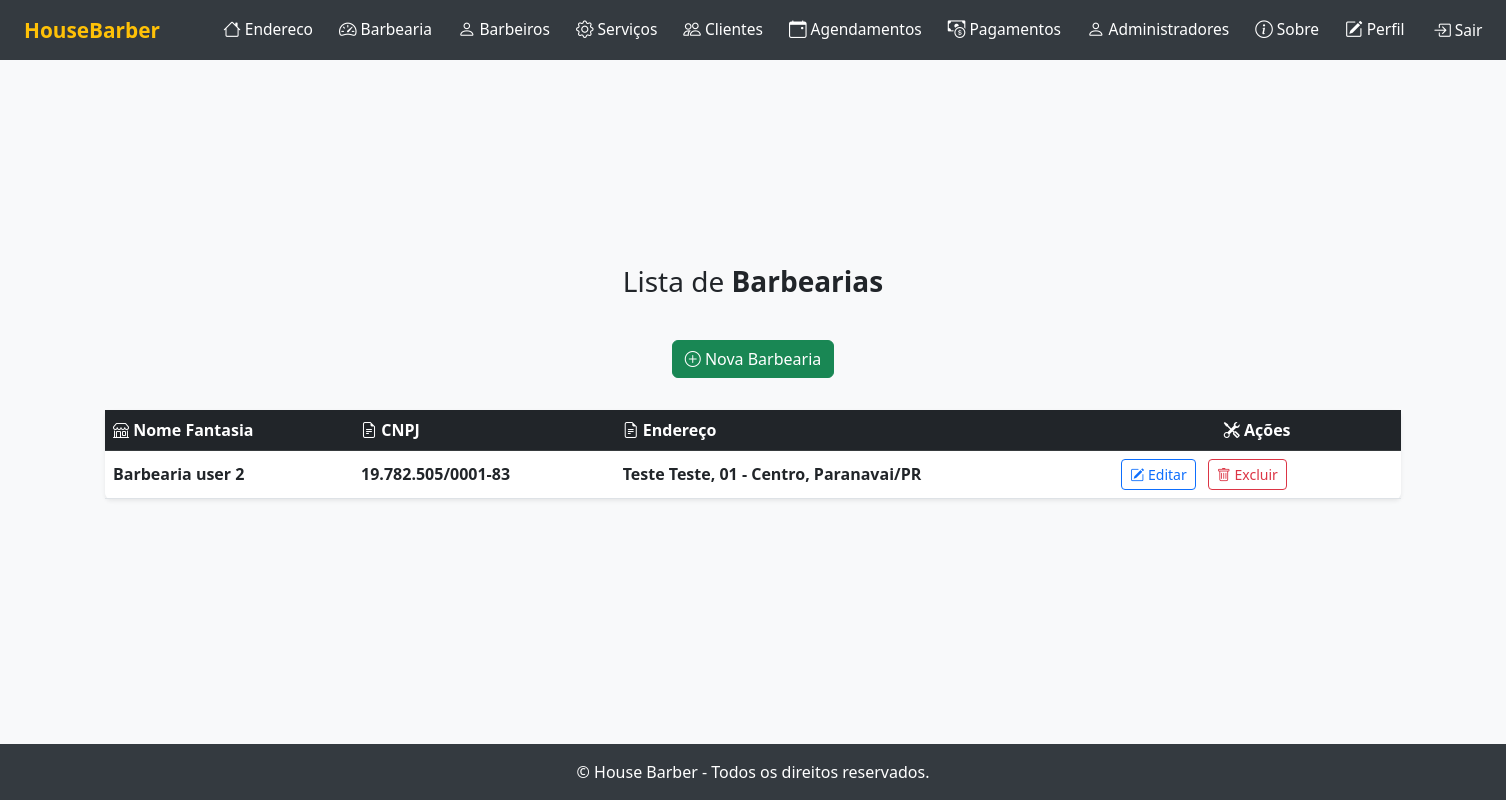
The page /listar/barbearias/ (signed in) on the database as committed earlier.
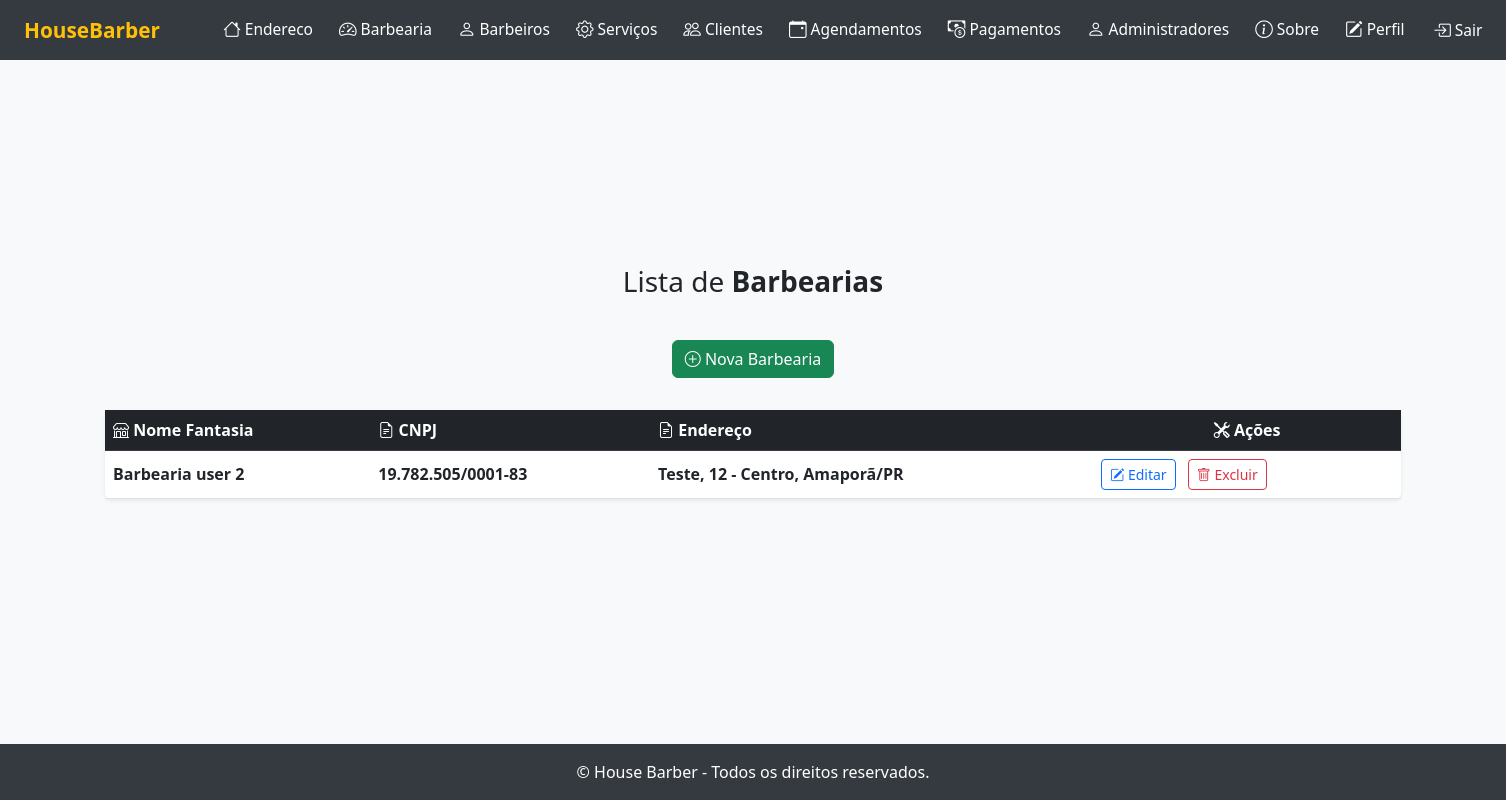
The same page on the database as committed later.
### cadastros/models.py (models this page shows, shortened)
class Barbearia(models.Model):
    nome_fantasia = models.CharField(max_length=255, help_text="Nome fantasia da barbearia")
    razao_social = models.CharField(max_length=255, help_text="Razão social da barbearia")
    cnpj = models.CharField(max_length=18, help_text="CNPJ da barbearia")
    telefone = models.CharField(max_length=20, help_text="Telefone de contato da barbearia")
    email = models.EmailField(help_text="E-mail da barbearia")
    endereco = models.OneToOneField(Endereco, on_delete=models.CASCADE, related_name='barbearia', help_text="Endereço da barbearia")
    usuario = models.ForeignKey(User, on_delete=models.CASCADE, related_name='usuario_barbearia', help_text="Usuário responsável pela barbearia")

class Endereco(models.Model):
    rua = models.CharField(max_length=255, help_text="Nome da rua do endereço")
    numero = models.CharField(max_length=20, help_text="Número do endereço")
    complemento = models.CharField(max_length=255, blank=True, null=True, help_text="Complemento do endereço (opcional)")
    bairro = models.CharField(max_length=100, help_text="Bairro do endereço")
    cidade = models.CharField(max_length=100, help_text="Cidade do endereço")
    estado = models.CharField(max_length=2, help_text="UF do estado (ex: SP, RJ)")
    cep = models.CharField(max_length=10, help_text="CEP do endereço")
    usuario = models.ForeignKey(User, on_delete=models.CASCADE, related_name='usuario_endereco', help_text="Usuário responsável pelo endereço")
    def __str__(self):
        return f"{self.rua}, {self.numero} - {self.bairro}, {self.cidade}/{self.estado}"

### cadastros/views.py (the view)
# urls.py: path('listar/barbearias/', BarbeariaListView.as_view(), name='barbearia-lista' ),
class BarbeariaListView(LoginRequiredMixin, ListView):
    login_url = reverse_lazy('login')
    model = Barbearia
    template_name = 'listas/barbearia.html'
    context_object_name = 'barbearias'
    def get_queryset(self):
        return Barbearia.objects.filter(usuario=self.request.user)

### cadastros/templates/listas/barbearia.html (shortened to what this page needs)
{% extends "paginas/modelo.html" %}
{% block conteudo %}
<h3>
    Lista de <b>Barbearias</b>
</h3>
<div class="d-flex justify-content-center mb-3">
    <a class="btn btn-success mb-3" href="{% url 'cadastrar-barbearia' %}">
        <i class="bi bi-plus-circle"></i> Nova Barbearia
    </a>
</div>
<table id="table-lista" class="table table-hover align-middle shadow-sm rounded bg-white">
    <thead class="table-dark">
        <tr>
            <th scope="col"><i class="bi bi-shop"></i> Nome Fantasia</th>
            <th scope="col"><i class="bi bi-file-earmark-text"></i> CNPJ</th>
            <th scope="col"><i class="bi bi-file-earmark-text"></i> Endereço</th>
            <th scope="col" class="text-center"><i class="bi bi-tools"></i> Ações</th>
        </tr>
    </thead>
    <tbody>
        {% for object in object_list %}
            <tr>
                <td class="fw-semibold">{{ object.nome_fantasia }}</td>
                <td class="fw-semibold">{{ object.cnpj }}</td>
                <td class="fw-semibold">{{ object.endereco }}</td>
                <td>
                    <a class="btn btn-outline-primary btn-sm me-2" href="{% url 'editar-barbearia' object.pk  %}">
                        <i class="bi bi-pencil-square"></i> Editar
                    </a>
                    <a class="btn btn-outline-danger btn-sm" href="{% url 'excluir-barbearia' object.pk  %}">
                        <i class="bi bi-trash"></i> Excluir
                    </a>
                </td>
            </tr>
        {% empty %}
            <tr>
                <td colspan="5" class="text-center text-muted py-4">
                    <i class="bi bi-exclamation-circle"></i> Nenhum registro encontrado.
                </td>
            </tr>
        {% endfor %}
    </tbody>
</table>
{% endblock %}
{% block scripts %}
<link href="https://cdn.datatables.net/v/bs5/dt-2.1.8/datatables.min.css" rel="stylesheet">
{% endblock scripts %}

Rows that differ between the two databases and show on the page:
changed Barbearia "Barbearia user 2": endereco "Teste Teste, 01 - Centro, Paranavai/PR" → "Teste, 12 - Centro, Amaporã/PR"
